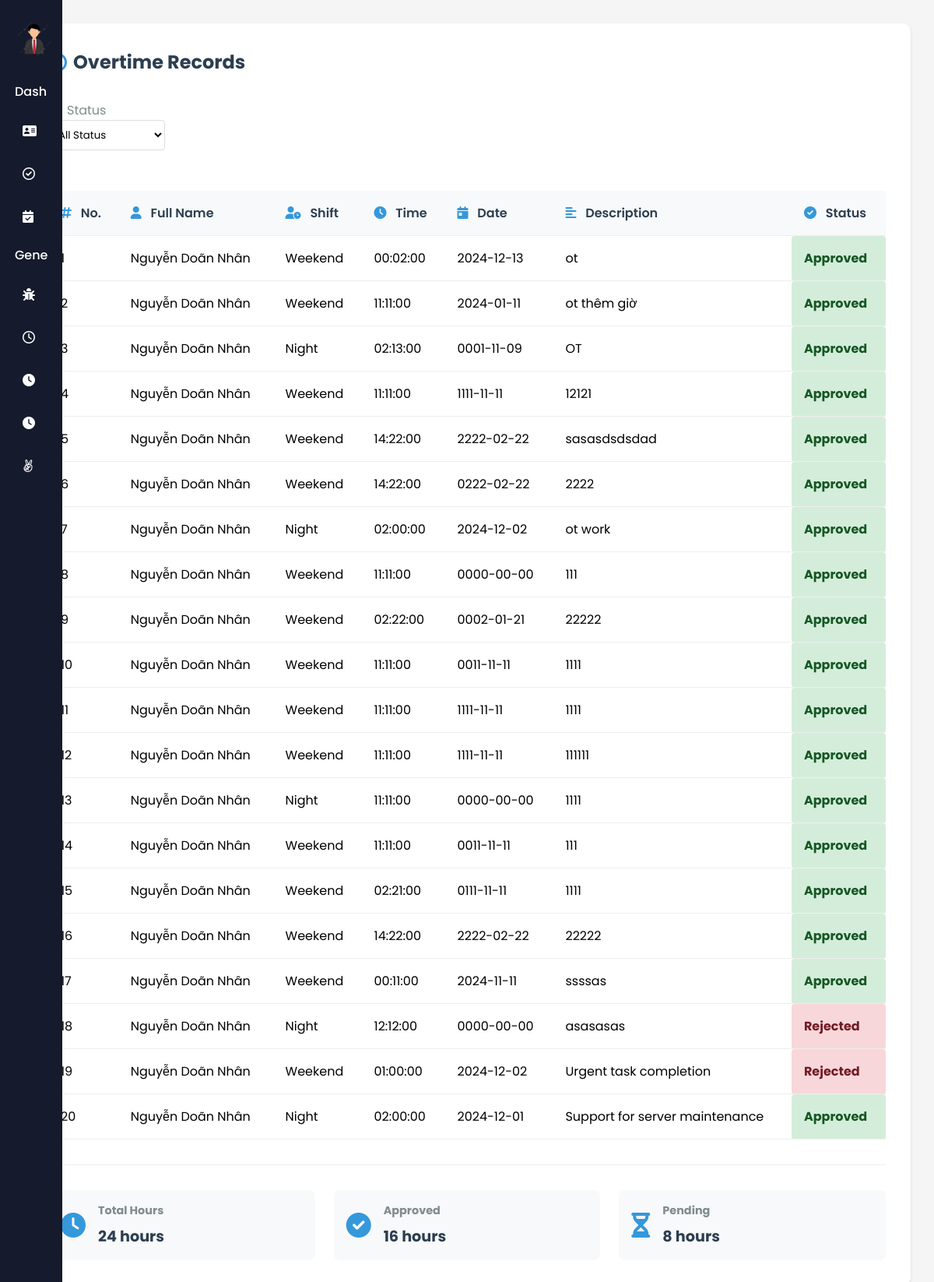
Page /index.php?action=viewPendingOTRequests (signed in) on the earlier database version.
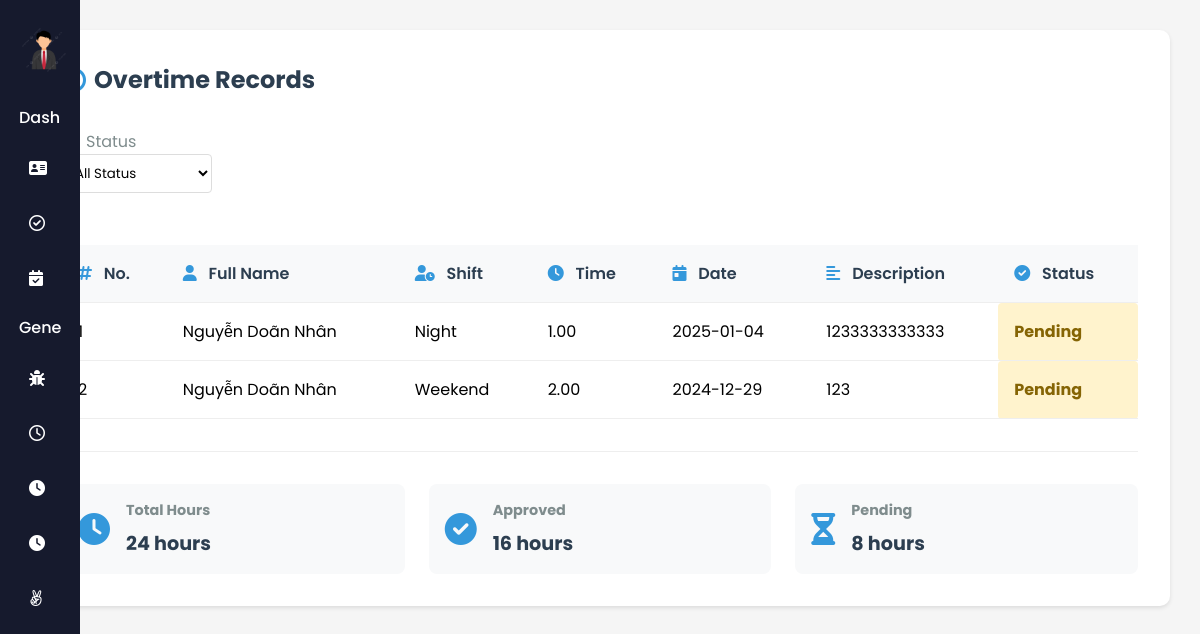
Same page on the later database version.
### tables this page shows
CREATE TABLE `ot` (
  `overtimeID` int(11) NOT NULL,
  `employeeID` int(11) NOT NULL,
  `date` date NOT NULL,
  `shift` enum('Weekend','Night','Holiday') NOT NULL,
  `time` decimal(5,2) DEFAULT NULL,
  `description` varchar(255) DEFAULT NULL,
  `status` enum('Pending','Approved','Rejected') NOT NULL DEFAULT 'Pending'
);

CREATE TABLE `employee` (
  `EmployeeID` int(11) NOT NULL,
  `Username` varchar(50) NOT NULL,
  `Password` varchar(100) NOT NULL,
  `FirstName` varchar(50) DEFAULT NULL,
  `LastName` varchar(50) DEFAULT NULL,
  `DateOfBirth` date DEFAULT NULL,
  `Gender` enum('male','female','other') DEFAULT NULL,
  `IdentityNumber` varchar(20) DEFAULT NULL,
  `IdentityIssuedDate` date DEFAULT NULL,
  `IdentityIssuedPlace` varchar(100) DEFAULT NULL,
  `Email` varchar(100) DEFAULT NULL,
  `PhoneNumber` varchar(20) DEFAULT NULL,
  `MaritalStatus` enum('Có gia đình','Độc thân') DEFAULT NULL,
  `Hometown` varchar(100) DEFAULT NULL,
  `PlaceOfBirth` varchar(100) DEFAULT NULL,
  `Nationality` varchar(50) DEFAULT NULL,
  `Role` enum('giam doc','nhan vien','ke toan') DEFAULT NULL,
  `BaseSalary` decimal(15,2) NOT NULL DEFAULT 0.00
);

### controllers/OTController.php (called while the page is built, shortened)
<?php
require_once 'models/OvertimeModel.php';
class OTController {
    private $overtimeModel;
    public function __construct($db) {
        $this->overtimeModel = new OvertimeModel($db);
    }
    public function viewPendingOTRequests() {
        $status = isset($_GET['status']) ? $_GET['status'] : 'all';
        $overtime_requests = $this->overtimeModel->getFilteredOvertimeRequests(
            $_SESSION['id'],
            $status
        );
        include 'views/viewPendingOTRequests.php';
    }
}
?>

### models/OvertimeModel.php (called while the page is built, shortened)
<?php
class OvertimeModel {
    private $pdo;
    public function __construct($pdo) {
        $this->pdo = $pdo;
    }
    public function getFilteredOvertimeRequests($employeeId, $status = null) {
        $query = "SELECT ot.*, e.FirstName, e.LastName
                  FROM ot
                  JOIN employee e ON ot.EmployeeID = e.EmployeeID
                  WHERE ot.EmployeeID = :employeeId";
        $params = ['employeeId' => $employeeId];
        $query .= " ORDER BY ot.overtimeID DESC";
        $stmt = $this->pdo->prepare($query);
        $stmt->execute($params);
        return $stmt->fetchAll(PDO::FETCH_ASSOC);
    }
}
?>

### views/viewPendingOTRequests.php (the view, shortened to what the changed rows need)
<!DOCTYPE html>
<html lang="en">
<head>
    <link rel="stylesheet" href="assets/css/viewPendingOTRequests.css" />
    <link
      rel="stylesheet"
      href="https://cdnjs.cloudflare.com/ajax/libs/font-awesome/6.0.0-beta3/css/all.min.css"
    />
</head>
<body>
    <?php include 'views/layouts/sidebar.php'; ?>
    <div class="main-content">
    <div class="overtime-records-container">
        <div class="records-header">
        <h2><i class="fas fa-history"></i> Overtime Records</h2>
        </div>
        <div class="records-table">
        <table id="overtimeTable">
            <thead>
            <tr>
                <th><i class="fas fa-hashtag"></i> No.</th>
                <th><i class="fas fa-user"></i> Full Name</th>
                <th><i class="fas fa-user-clock"></i> Shift</th>
                <th><i class="fas fa-clock"></i> Time</th>
                <th><i class="fas fa-calendar-day"></i> Date</th>
                <th><i class="fas fa-align-left"></i> Description</th>
                <th><i class="fas fa-check-circle"></i> Status</th>
            </tr>
            </thead>
            <tbody>
                <?php
                    if (isset($overtime_requests) && !empty($overtime_requests)) {
                        $counter = 1;
                        foreach ($overtime_requests as $request) {
                            $statusClass = '';
                            switch ($request['status']) {
                                case 'Pending':
                                    $statusClass = 'pending';
                                    break;
                                case 'Approved':
                                    $statusClass = 'approved';
                                    break;
                                case 'Rejected':
                                    $statusClass = 'rejected';
                                    break;
                            }
                            echo "<tr>";
                            echo "<td>{$counter}</td>";
                            echo "<td>{$request['FirstName']} {$request['LastName']}</td>";
                            echo "<td>{$request['shift']}</td>";
                            echo "<td>{$request['time']}</td>";
                            echo "<td>{$request['date']}</td>";
                            echo "<td>{$request['description']}</td>";
                            echo "<td class='status {$statusClass}'>{$request['status']}</td>";
                            echo "</tr>";
                            $counter++;
                        }
                    } else {
                        echo "<tr><td colspan='8'>No overtime requests found.</td></tr>";
                    }
                ?>
        </tbody>
        </table>
        </div>
    </div>
    </div>
</body>
</html>

Differences in the rows shown:
removed ot: employee.FirstName "Nguyễn Doãn", employee.LastName "Nhân", shift "Weekend", time "00:02:00", date "2024-12-13", description "ot", status "Approved"
removed ot: employee.FirstName "Nguyễn Doãn", employee.LastName "Nhân", shift "Weekend", time "11:11:00", date "2024-01-11", description "ot thêm giờ", status "Approved"
removed ot: employee.FirstName "Nguyễn Doãn", employee.LastName "Nhân", shift "Night", time "02:13:00", date "0001-11-09", description "OT", status "Approved"
removed ot: employee.FirstName "Nguyễn Doãn", employee.LastName "Nhân", shift "Weekend", time "11:11:00", date "1111-11-11", description "12121", status "Approved"
removed ot: employee.FirstName "Nguyễn Doãn", employee.LastName "Nhân", shift "Weekend", time "14:22:00", date "2222-02-22", description "sasasdsdsdad", status "Approved"
removed ot: employee.FirstName "Nguyễn Doãn", employee.LastName "Nhân", shift "Weekend", time "14:22:00", date "0222-02-22", description "2222", status "Approved"
removed ot: employee.FirstName "Nguyễn Doãn", employee.LastName "Nhân", shift "Night", time "02:00:00", date "2024-12-02", description "ot work", status "Approved"
removed ot: employee.FirstName "Nguyễn Doãn", employee.LastName "Nhân", shift "Weekend", time "11:11:00", date "0000-00-00", description "111", status "Approved"
removed ot: employee.FirstName "Nguyễn Doãn", employee.LastName "Nhân", shift "Weekend", time "02:22:00", date "0002-01-21", description "22222", status "Approved"
removed ot: employee.FirstName "Nguyễn Doãn", employee.LastName "Nhân", shift "Weekend", time "11:11:00", date "0011-11-11", description "1111", status "Approved"
removed ot: employee.FirstName "Nguyễn Doãn", employee.LastName "Nhân", shift "Weekend", time "11:11:00", date "1111-11-11", description "1111", status "Approved"
removed ot: employee.FirstName "Nguyễn Doãn", employee.LastName "Nhân", shift "Weekend", time "11:11:00", date "1111-11-11", description "111111", status "Approved"
removed ot: employee.FirstName "Nguyễn Doãn", employee.LastName "Nhân", shift "Night", time "11:11:00", date "0000-00-00", description "1111", status "Approved"
removed ot: employee.FirstName "Nguyễn Doãn", employee.LastName "Nhân", shift "Weekend", time "11:11:00", date "0011-11-11", description "111", status "Approved"
removed ot: employee.FirstName "Nguyễn Doãn", employee.LastName "Nhân", shift "Weekend", time "02:21:00", date "0111-11-11", description "1111", status "Approved"
removed ot: employee.FirstName "Nguyễn Doãn", employee.LastName "Nhân", shift "Weekend", time "14:22:00", date "2222-02-22", description "22222", status "Approved"
removed ot: employee.FirstName "Nguyễn Doãn", employee.LastName "Nhân", shift "Weekend", time "00:11:00", date "2024-11-11", description "ssssas", status "Approved"
removed ot: employee.FirstName "Nguyễn Doãn", employee.LastName "Nhân", shift "Night", time "12:12:00", date "0000-00-00", description "asasasas", status "Rejected"
removed ot: employee.FirstName "Nguyễn Doãn", employee.LastName "Nhân", shift "Weekend", time "01:00:00", date "2024-12-02", description "Urgent task completion", status "Rejected"
removed ot: employee.FirstName "Nguyễn Doãn", employee.LastName "Nhân", shift "Night", time "02:00:00", date "2024-12-01", description "Support for server maintenance", status "Approved"
added ot: employee.FirstName "Nguyễn Doãn", employee.LastName "Nhân", shift "Night", time "1.00", date "2025-01-04", description "1233333333333", status "Pending"
added ot: employee.FirstName "Nguyễn Doãn", employee.LastName "Nhân", shift "Weekend", time "2.00", date "2024-12-29", description "123", status "Pending"
